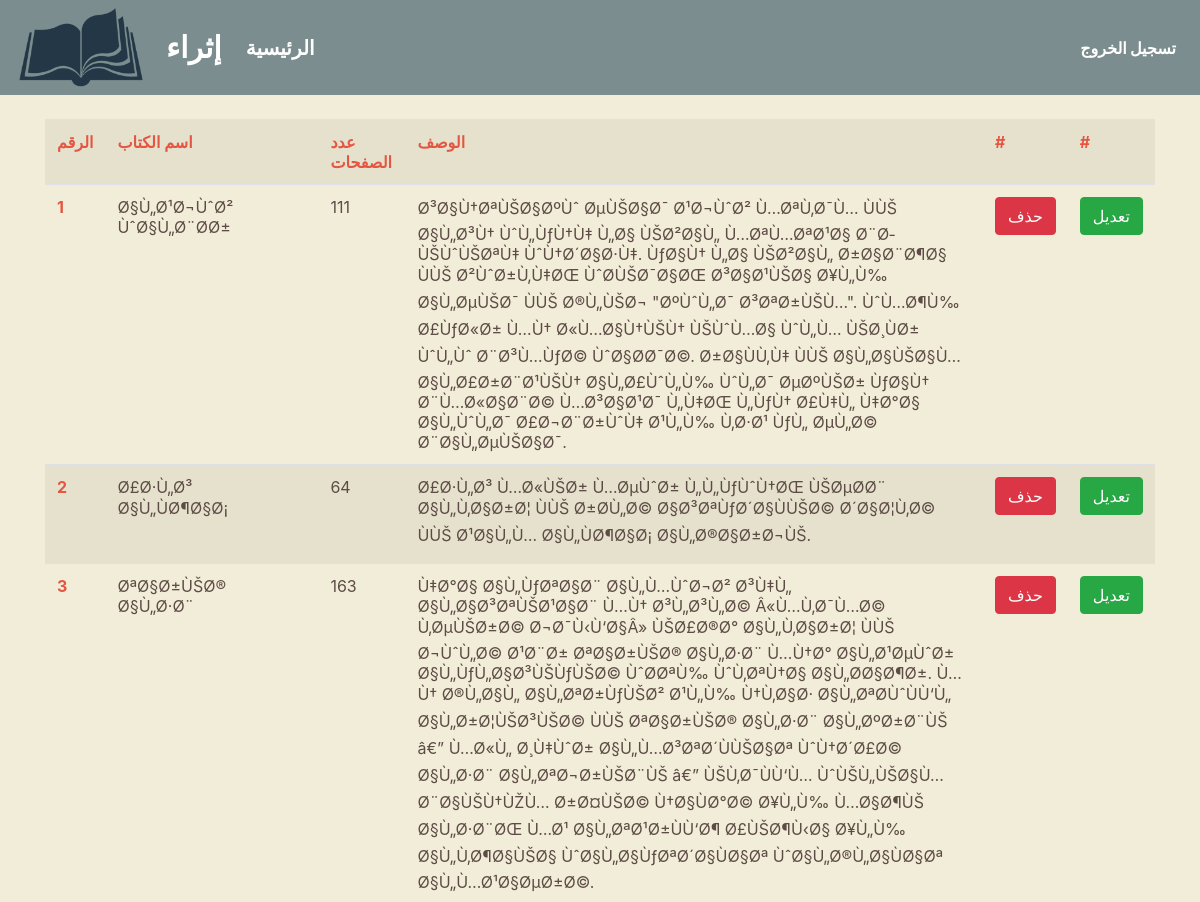
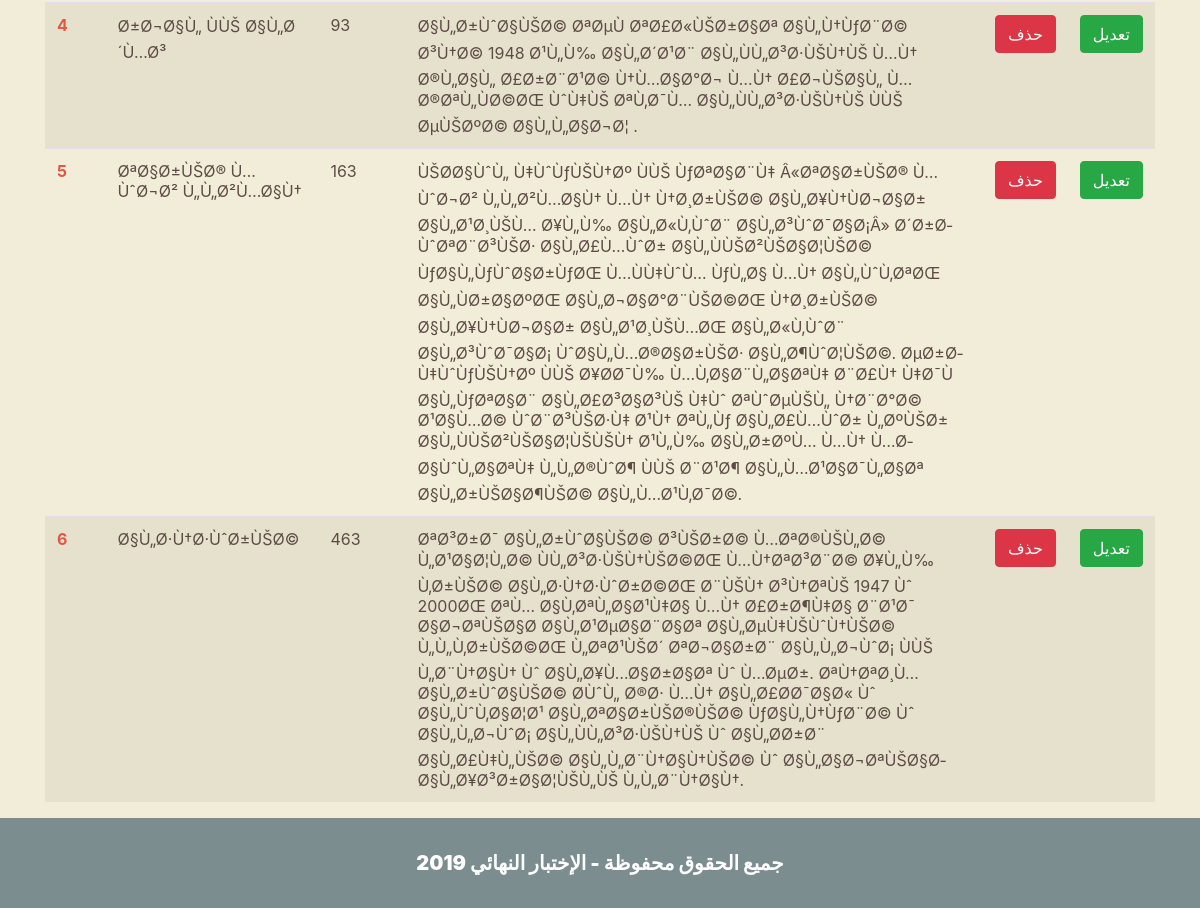
Page /ebook/admin/books.php (signed in) on the committed database (2 pictures, top to bottom).
### tables this page shows
CREATE TABLE IF NOT EXISTS `books` (
  `id` int(11) NOT NULL AUTO_INCREMENT,
  `name` varchar(100) NOT NULL,
  `author` varchar(100) NOT NULL,
  `category` varchar(100) NOT NULL,
  `pages` int(11) NOT NULL,
  `descrip` text NOT NULL,
  `img` varchar(200) NOT NULL,
  PRIMARY KEY (`id`)
);

### ebook/admin/books.php (the view, shortened to what this page needs)
<?php
include'../inc/conn.php';
?>
<!DOCTYPE html>
<html>
  <head>
	 <link rel="stylesheet" type="text/css" href="../css/bootstrap.css" />
	 <link rel="stylesheet" type="text/css" href="../css/bootstrap.min.css" />
	 <link rel="stylesheet" type="text/css" href="../css/style.css"/>
  </head>
  <body>
	<header>
	 <nav class="navbar navbar-expand-lg navbar-dark" style="background-color:#7B8D8E;">
	  <img src="../img/logo.png" id="logo" alt="logo" />
	  <a class="navbar-brand" href="#"><b>إثراء</b></a>
	  <div class="collapse navbar-collapse" id="navbarNavAltMarkup">
		<div class="navbar-nav">
		  <a class="nav-item nav-link active" href="adminindex.php" style="font-size:20px;"><b>الرئيسية<b> <span class="sr-only">(current)</span></a>
		</div>
	  </div>
	  <div class="collapse navbar-collapse" id="navbarSupportedContent">
		<ul class="navbar-nav mr-auto">
		  <li class="nav-item active">
			<a class="nav-link" href="logout.php">تسجيل الخروج<span class="sr-only">(current)</span></a>
		  </li>
		</ul>
	  </div>
	 </nav>
	</header>
	<div class="container">
	<br>
	    <div class="row">
		   <div class="col-lg-12 col-md-12">
		       <table class="table table-striped">
			       <tr>
				     <td style="color:#E45641;"><b>الرقم</b></td>
					 <td style="color:#E45641;"><b>اسم الكتاب</b></td>
					 <td style="color:#E45641;"><b>عدد الصفحات</b></td>
					 <td style="color:#E45641;"><b>الوصف</b></td>
					 <td style="color:#E45641;"><b>#</b></td>
					 <td style="color:#E45641;"><b>#</b></td>
				   </tr>
				   <?php
				     $sql="select * from books";
				     $ret=mysqli_query($connection,$sql);
				     while($res=mysqli_fetch_assoc($ret)){
					   echo'<tr>
					         <td style="color:#E45641;"><b>'.$res['id'].'</b></td>
							 <td>'.$res['name'].'</td>
							 <td>'.$res['pages'].'</td>
							 <td>'.$res['descrip'].'</td>';
					?>
							<td><a type="button" href="delete.php?id=<?php echo $res['id'] ?>" class="btn btn-danger">حذف</a></td>
							<td><a type="button" href="edit.php?id=<?php echo $res['id'] ?>" class="btn btn-success">تعديل</a></td>
							 <?php
							 echo'</tr>';
				        }
				   ?>
			   </table>
		   </div>
		</div>
	</div>
	<footer>
		<center><p>جميع الحقوق محفوظة - الإختبار النهائي 2019</p></center>
	</footer>
  </body>
</html>

### ebook/css/style.css (style rules this page uses)
* { direction:ltr; }
#logo { width:130px; height:auto; }
.navbar-expand-lg { height:95px; }
.navbar-brand { font-size:30px; margin-left:20px; }
body { background-color:#F2EDD8; }
p { color:#E45641; font-size:20px; }
td { color:#5D4C46; }
footer { height:90px; background-color:#7B8D8E; }
footer p { color:#ffffff; padding-top:30px; font-size:20px; }

### rows in the picture
books: id "1", name "Ø§Ù„Ø¹Ø¬ÙˆØ² ÙˆØ§Ù„Ø¨Ø­Ø±", pages "111", descrip "Ø³Ø§Ù†ØªÙŠØ§ØºÙˆ ØµÙŠØ§Ø¯ Ø¹Ø¬ÙˆØ² Ù…ØªÙ‚Ø¯Ù… ÙÙŠ Ø§Ù„Ø³Ù† ÙˆÙ„ÙƒÙ†Ù‡ Ù„Ø§ ÙŠØ²Ø§Ù„ Ù…ØªÙ…ØªØ¹Ø§ Ø¨Ø­ÙŠÙˆÙŠØªÙ‡ ÙˆÙ†Ø´Ø§Ø·Ù‡. ÙƒØ§Ù† Ù„Ø§ ÙŠØ²Ø§Ù„ Ø±Ø§Ø¨Ø¶Ø§ ÙÙŠ Ø²ÙˆØ±Ù‚Ù‡ØŒ ÙˆØ­ÙŠØ¯Ø§ØŒ Ø³Ø§Ø¹ÙŠØ§ Ø¥Ù„Ù‰ Ø§Ù„ØµÙŠØ¯ ÙÙŠ Ø®Ù„ÙŠØ¬ \"ØºÙˆÙ„Ø¯ Ø³ØªØ±ÙŠÙ…\". ÙˆÙ…Ø¶Ù‰ Ø£ÙƒØ«Ø± Ù…Ù† Ø«Ù…Ø§Ù†ÙŠÙ† ÙŠÙˆÙ…Ø§ ÙˆÙ„Ù… ÙŠØ¸ÙØ± ÙˆÙ„Ùˆ Ø¨Ø³Ù…ÙƒØ© ÙˆØ§Ø­Ø¯Ø©. Ø±Ø§ÙÙ‚Ù‡ ÙÙŠ Ø§Ù„Ø§ÙŠØ§Ù… Ø§Ù„Ø£Ø±Ø¨Ø¹ÙŠÙ† Ø§Ù„Ø£ÙˆÙ„Ù‰ ÙˆÙ„Ø¯ ØµØºÙŠØ± ÙƒØ§Ù† Ø¨Ù…Ø«Ø§Ø¨Ø© Ù…Ø³Ø§Ø¹Ø¯ Ù„Ù‡ØŒ Ù„ÙƒÙ† Ø£Ù‡Ù„ Ù‡Ø°Ø§ Ø§Ù„ÙˆÙ„Ø¯ Ø£Ø¬Ø¨Ø±ÙˆÙ‡ Ø¹Ù„Ù‰ Ù‚Ø·Ø¹ ÙƒÙ„ ØµÙ„Ø© Ø¨Ø§Ù„ØµÙŠØ§Ø¯."
books: id "2", name "Ø£Ø·Ù„Ø³ Ø§Ù„ÙØ¶Ø§Ø¡", pages "64", descrip "Ø£Ø·Ù„Ø³ Ù…Ø«ÙŠØ± Ù…ØµÙˆØ± Ù„Ù„ÙƒÙˆÙ†ØŒ ÙŠØµØ­Ø¨ Ø§Ù„Ù‚Ø§Ø±Ø¦ ÙÙŠ Ø±Ø­Ù„Ø© Ø§Ø³ØªÙƒØ´Ø§ÙÙŠØ© Ø´Ø§Ø¦Ù‚Ø© ÙÙŠ Ø¹Ø§Ù„Ù… Ø§Ù„ÙØ¶Ø§Ø¡ Ø§Ù„Ø®Ø§Ø±Ø¬ÙŠ."
books: id "3", name "ØªØ§Ø±ÙŠØ® Ø§Ù„Ø·Ø¨", pages "163", descrip "Ù‡Ø°Ø§ Ø§Ù„ÙƒØªØ§Ø¨ Ø§Ù„Ù…ÙˆØ¬Ø² Ø³Ù‡Ù„ Ø§Ù„Ø§Ø³ØªÙŠØ¹Ø§Ø¨ Ù…Ù† Ø³Ù„Ø³Ù„Ø© Â«Ù…Ù‚Ø¯Ù…Ø© Ù‚ØµÙŠØ±Ø© Ø¬Ø¯Ù‹Ù‘Ø§Â» ÙŠØ£Ø®Ø° Ø§Ù„Ù‚Ø§Ø±Ø¦ ÙÙŠ Ø¬ÙˆÙ„Ø© Ø¹Ø¨Ø± ØªØ§Ø±ÙŠØ® Ø§Ù„Ø·Ø¨ Ù…Ù†Ø° Ø§Ù„Ø¹ØµÙˆØ± Ø§Ù„ÙƒÙ„Ø§Ø³ÙŠÙƒÙŠØ© ÙˆØ­ØªÙ‰ ÙˆÙ‚ØªÙ†Ø§ Ø§Ù„Ø­Ø§Ø¶Ø±. Ù…Ù† Ø®Ù„Ø§Ù„ Ø§Ù„ØªØ±ÙƒÙŠØ² Ø¹Ù„Ù‰ Ù†Ù‚Ø§Ø· Ø§Ù„ØªØ­ÙˆÙÙ‘Ù„ Ø§Ù„Ø±Ø¦ÙŠØ³ÙŠØ© ÙÙŠ ØªØ§Ø±ÙŠØ® Ø§Ù„Ø·Ø¨ Ø§Ù„ØºØ±Ø¨ÙŠ â€” Ù…Ø«Ù„ Ø¸Ù‡ÙˆØ± Ø§Ù„Ù…Ø³ØªØ´ÙÙŠØ§Øª ÙˆÙ†Ø´Ø£Ø© Ø§Ù„Ø·Ø¨ Ø§Ù„ØªØ¬Ø±ÙŠØ¨ÙŠ â€” ÙŠÙ‚Ø¯ÙÙ‘Ù… ÙˆÙŠÙ„ÙŠØ§Ù… Ø¨Ø§ÙŠÙ†ÙŽÙ… Ø±Ø¤ÙŠØ© Ù†Ø§ÙØ°Ø© Ø¥Ù„Ù‰ Ù…Ø§Ø¶ÙŠ Ø§Ù„Ø·Ø¨ØŒ Ù…Ø¹ Ø§Ù„ØªØ¹Ø±ÙÙ‘Ø¶ Ø£ÙŠØ¶Ù‹Ø§ Ø¥Ù„Ù‰ Ø§Ù„Ù‚Ø¶Ø§ÙŠØ§ ÙˆØ§Ù„Ø§ÙƒØªØ´Ø§ÙØ§Øª ÙˆØ§Ù„Ø®Ù„Ø§ÙØ§Øª Ø§Ù„Ù…Ø¹Ø§ØµØ±Ø©."
books: id "4", name "Ø±Ø¬Ø§Ù„ ÙÙŠ Ø§Ù„Ø´Ù…Ø³", pages "93", descrip "Ø§Ù„Ø±ÙˆØ§ÙŠØ© ØªØµÙ ØªØ£Ø«ÙŠØ±Ø§Øª Ø§Ù„Ù†ÙƒØ¨Ø© Ø³Ù†Ø© 1948 Ø¹Ù„Ù‰ Ø§Ù„Ø´Ø¹Ø¨ Ø§Ù„ÙÙ„Ø³Ø·ÙŠÙ†ÙŠ Ù…Ù† Ø®Ù„Ø§Ù„ Ø£Ø±Ø¨Ø¹Ø© Ù†Ù…Ø§Ø°Ø¬ Ù…Ù† Ø£Ø¬ÙŠØ§Ù„ Ù…Ø®ØªÙ„ÙØ©ØŒ ÙˆÙ‡ÙŠ ØªÙ‚Ø¯Ù… Ø§Ù„ÙÙ„Ø³Ø·ÙŠÙ†ÙŠ ÙÙŠ ØµÙŠØºØ© Ø§Ù„Ù„Ø§Ø¬Ø¦ ."
books: id "5", name "ØªØ§Ø±ÙŠØ® Ù…ÙˆØ¬Ø² Ù„Ù„Ø²Ù…Ø§Ù†", pages "163", descrip "ÙŠØ­Ø§ÙˆÙ„ Ù‡ÙˆÙƒÙŠÙ†Øº ÙÙŠ ÙƒØªØ§Ø¨Ù‡ Â«ØªØ§Ø±ÙŠØ® Ù…ÙˆØ¬Ø² Ù„Ù„Ø²Ù…Ø§Ù† Ù…Ù† Ù†Ø¸Ø±ÙŠØ© Ø§Ù„Ø¥Ù†ÙØ¬Ø§Ø± Ø§Ù„Ø¹Ø¸ÙŠÙ… Ø¥Ù„Ù‰ Ø§Ù„Ø«Ù‚ÙˆØ¨ Ø§Ù„Ø³ÙˆØ¯Ø§Ø¡Â» Ø´Ø±Ø­ ÙˆØªØ¨Ø³ÙŠØ· Ø§Ù„Ø£Ù…ÙˆØ± Ø§Ù„ÙÙŠØ²ÙŠØ§Ø¦ÙŠØ© ÙƒØ§Ù„ÙƒÙˆØ§Ø±ÙƒØŒ Ù…ÙÙ‡ÙˆÙ… ÙƒÙ„Ø§ Ù…Ù† Ø§Ù„ÙˆÙ‚ØªØŒ Ø§Ù„ÙØ±Ø§ØºØŒ Ø§Ù„Ø¬Ø§Ø°Ø¨ÙŠØ©ØŒ Ù†Ø¸Ø±ÙŠØ© Ø§Ù„Ø¥Ù†ÙØ¬Ø§Ø± Ø§Ù„Ø¹Ø¸ÙŠÙ…ØŒ Ø§Ù„Ø«Ù‚ÙˆØ¨ Ø§Ù„Ø³ÙˆØ¯Ø§Ø¡ ÙˆØ§Ù„Ù…Ø®Ø§Ø±ÙŠØ· Ø§Ù„Ø¶ÙˆØ¦ÙŠØ©. ØµØ±Ø­ Ù‡ÙˆÙƒÙŠÙ†Øº ÙÙŠ Ø¥Ø­Ø¯Ù‰ Ù…Ù‚Ø§Ø¨Ù„Ø§ØªÙ‡ Ø¨Ø£Ù† Ù‡Ø¯Ù Ø§Ù„ÙƒØªØ§Ø¨ Ø§Ù„Ø£Ø³Ø§Ø³ÙŠ Ù‡Ùˆ ØªÙˆØµÙŠÙ„ Ù†Ø¨Ø°Ø© Ø¹Ø§Ù…Ø© ÙˆØ¨Ø³ÙŠØ·Ù‡ Ø¹Ù† ØªÙ„Ùƒ Ø§Ù„Ø£Ù…ÙˆØ± Ù„ØºÙŠØ± Ø§Ù„ÙÙŠØ²ÙŠØ§Ø¦ÙŠÙŠÙ† Ø¹Ù„Ù‰ Ø§Ù„Ø±ØºÙ… Ù…Ù† Ù…Ø­Ø§ÙˆÙ„Ø§ØªÙ‡ Ù„Ù„Ø®ÙˆØ¶ ÙÙŠ Ø¨Ø¹Ø¶ Ø§Ù„Ù…Ø¹Ø§Ø¯Ù„Ø§Øª…"
books: id "6", name "Ø§Ù„Ø·Ù†Ø·ÙˆØ±ÙŠØ©", pages "463", descrip "ØªØ³Ø±Ø¯ Ø§Ù„Ø±ÙˆØ§ÙŠØ© Ø³ÙŠØ±Ø© Ù…ØªØ®ÙŠÙ„Ø© Ù„Ø¹Ø§Ø¦Ù„Ø© ÙÙ„Ø³Ø·ÙŠÙ†ÙŠØ©ØŒ Ù…Ù†ØªØ³Ø¨Ø© Ø¥Ù„Ù‰ Ù‚Ø±ÙŠØ© Ø§Ù„Ø·Ù†Ø·ÙˆØ±Ø©ØŒ Ø¨ÙŠÙ† Ø³Ù†ØªÙŠ 1947 Ùˆ 2000ØŒ ØªÙ… Ø§Ù‚ØªÙ„Ø§Ø¹Ù‡Ø§ Ù…Ù† Ø£Ø±Ø¶Ù‡Ø§ Ø¨Ø¹Ø¯ Ø§Ø¬ØªÙŠØ§Ø­ Ø§Ù„Ø¹ØµØ§Ø¨Ø§Øª Ø§Ù„ØµÙ‡ÙŠÙˆÙ†ÙŠØ© Ù„Ù„Ù‚Ø±ÙŠØ©ØŒ Ù„ØªØ¹ÙŠØ´ ØªØ¬Ø§Ø±Ø¨ Ø§Ù„Ù„Ø¬ÙˆØ¡ ÙÙŠ Ù„Ø¨Ù†Ø§Ù† Ùˆ Ø§Ù„Ø¥Ù…Ø§Ø±Ø§Øª Ùˆ Ù…ØµØ±. ØªÙ†ØªØ¸Ù… Ø§Ù„Ø±ÙˆØ§ÙŠØ© Ø­ÙˆÙ„ Ø®Ø· Ù…Ù† Ø§Ù„Ø£Ø­Ø¯Ø§Ø« Ùˆ Ø§Ù„ÙˆÙ‚Ø§Ø¦Ø¹ Ø§Ù„ØªØ§Ø±ÙŠØ®ÙŠØ© ÙƒØ§Ù„Ù†ÙƒØ¨Ø© Ùˆ Ø§Ù„Ù„Ø¬ÙˆØ¡ Ø§Ù„ÙÙ„Ø³Ø·ÙŠÙ†ÙŠ Ùˆ Ø§Ù„Ø­Ø±Ø¨ Ø§Ù„Ø£Ù‡Ù„ÙŠØ© Ø§Ù„Ù„Ø¨Ù†Ø§Ù†ÙŠØ© Ùˆ Ø§Ù„Ø§Ø¬ØªÙŠØ§Ø­ Ø§Ù„Ø¥Ø³Ø±Ø§Ø¦ÙŠÙ„ÙŠ Ù„Ù„Ø¨Ù†Ø§Ù†."
